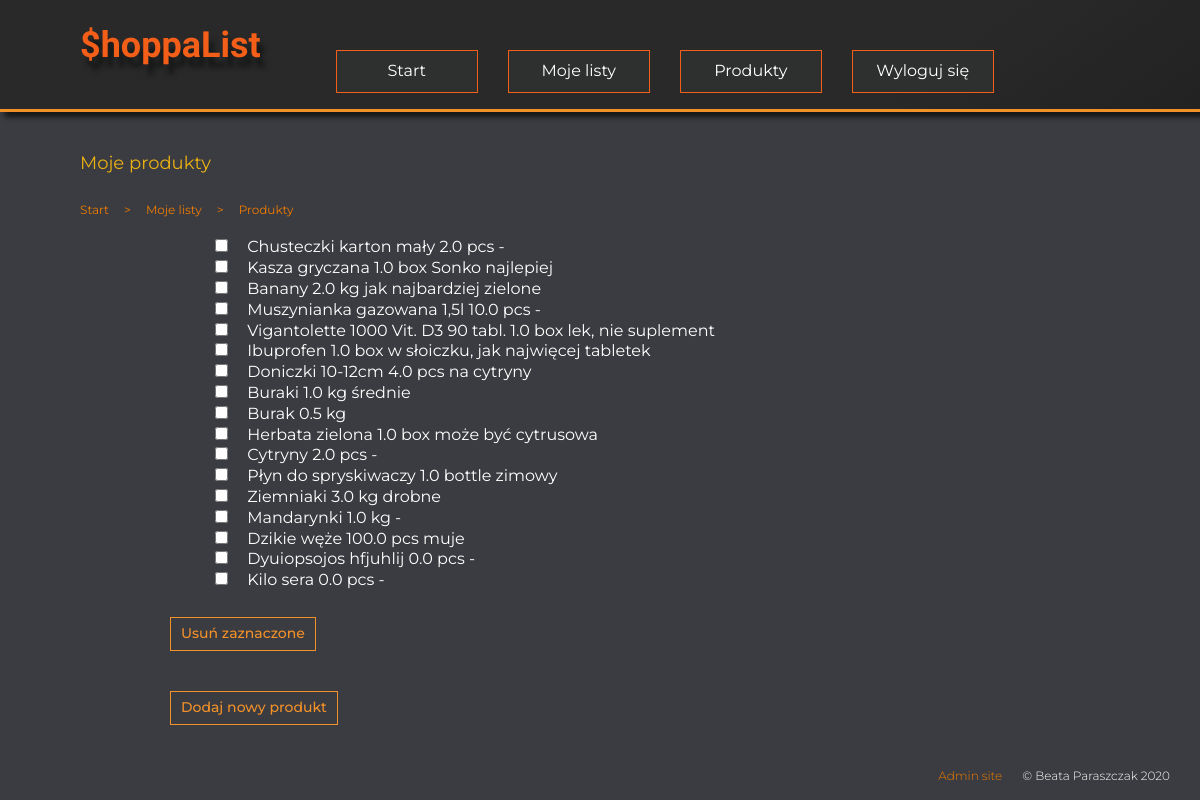
/products/ (signed in), run on an earlier commit of the app's database.
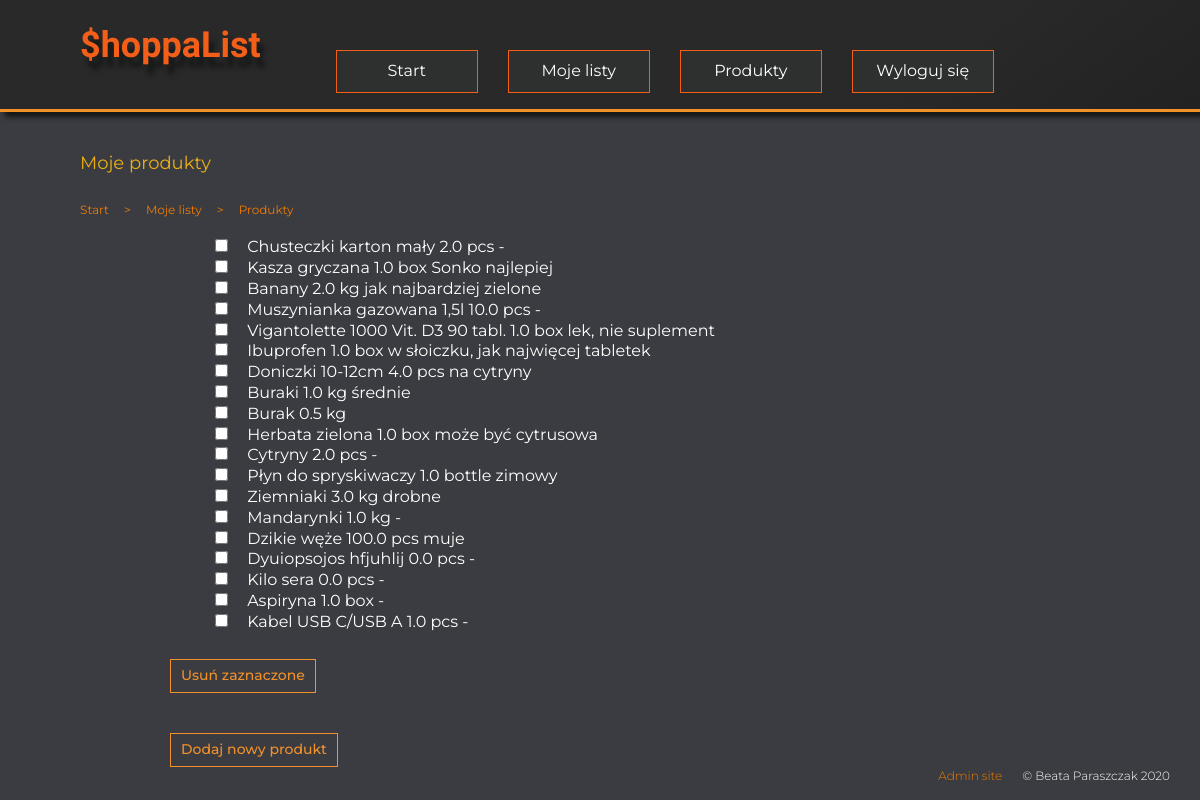
And on a later commit of the database.
### shopping/models.py (models this page shows, shortened)
class Product(models.Model):
    UNITS = [
        ('pcs', 'szt.'),
        ('box', 'op.'),
        ('bottle', 'but.'),
        ('kg', 'kg'),
        ('dag', 'dag'),
        ('l', 'l'),
        ('cm', 'cm'),
        ('m', 'm'),
    ]
    name = models.CharField(max_length=50, verbose_name="Nazwa")
    amount = models.FloatField(blank=True, default=0, verbose_name="Ilość")
    unit = models.CharField(max_length=6, choices=UNITS, default='pcs', verbose_name="Jednostka") #tu rozwijana lista z jednostkami: pcs, kg, l, box, bottle, dag
    comment = models.CharField(max_length=100, blank=True, default='-', verbose_name="Uwagi")
    categories = models.ManyToManyField(
        'Category',
        through='Entry',
        through_fields=('product', 'category'),
        blank=True,
        verbose_name="Nazwa listy"
        )
    owner = models.ForeignKey(User, on_delete=models.PROTECT, blank=True, null=True, verbose_name="Prywatne")
    def __str__(self):
        return f"{self.name} {self.amount} {self.unit} {self.comment}"
    class Meta:
        verbose_name = 'Product'
        verbose_name_plural = 'Products'

### shopping/views.py (the view, shortened to what this page needs)
# urls.py: path('products/', views.ListProducts.as_view(), name="products"),
class ListProducts(FormMixin, ListView, ProcessFormView):
    model = Product
    template_name = 'shopping/product_list.html'
    form_class = DeleteSelectedForm
    extra_context ={
        'title': 'Moje produkty',
    }
    def get_queryset(self):
        return Product.objects.filter(Q(owner=self.request.user) | Q(owner__isnull=True))

### shopping/forms.py
class DeleteSelectedForm(forms.Form):
    products = forms.ModelMultipleChoiceField(
                    widget = forms.CheckboxSelectMultiple,
                    queryset = Product.objects.all(),
    )

### shopping/templates/shopping/product_list.html (shortened to what this page needs)
{% extends "base.html" %}
{% block content %}
<ul class="breadcrumb">
    <li><a href="{% url 'index' %}">Start</a></li>
    <li>&gt</li>
    <li><a href="{% url 'categories' %}">Moje listy</a></li>
    <li>&gt</li>
    <li><a href="{% url 'products' %}">Produkty</a></li>
</ul>
<form method="POST">
    <ul>
        {% for p in object_list %}
        <li><input type="checkbox" name="products" value="{{ p.pk }}">&nbsp;<a
                href="{% url 'product' pk=p.pk %}">{{ p }}</a>
        </li>
        {% endfor %}
    </ul>
    <input class="sub" type="submit" value="Usuń zaznaczone">
</form>
<ul class="buttons">
    <li><a class="sub" href="{% url 'p_add' %}">Dodaj nowy produkt</a></li>
</ul>
{% endblock %}

What changed in the data, as far as the page shows it:
added Product: name+amount+unit "Aspiryna 1.0 box -"
added Product: name+amount+unit "Kabel USB C/USB A 1.0 pcs -"
